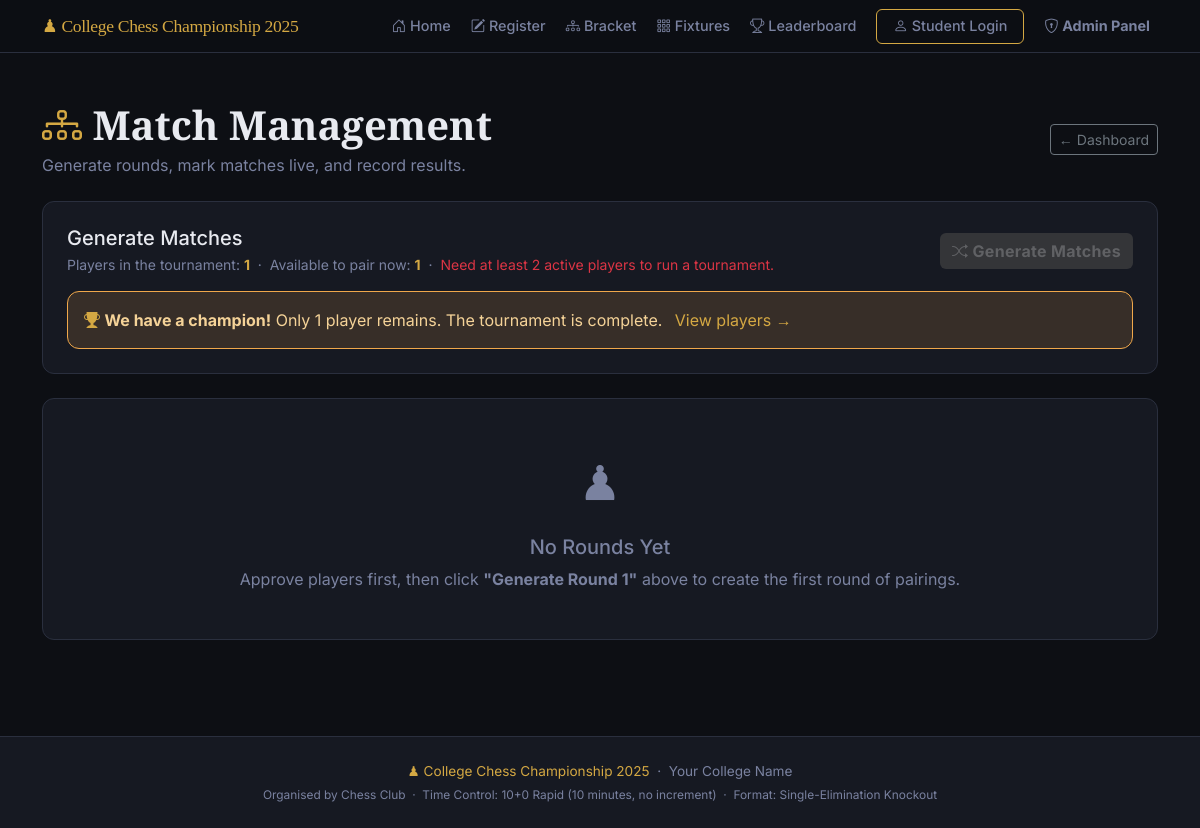
Before: /admin/matches (signed in) with the older database file.
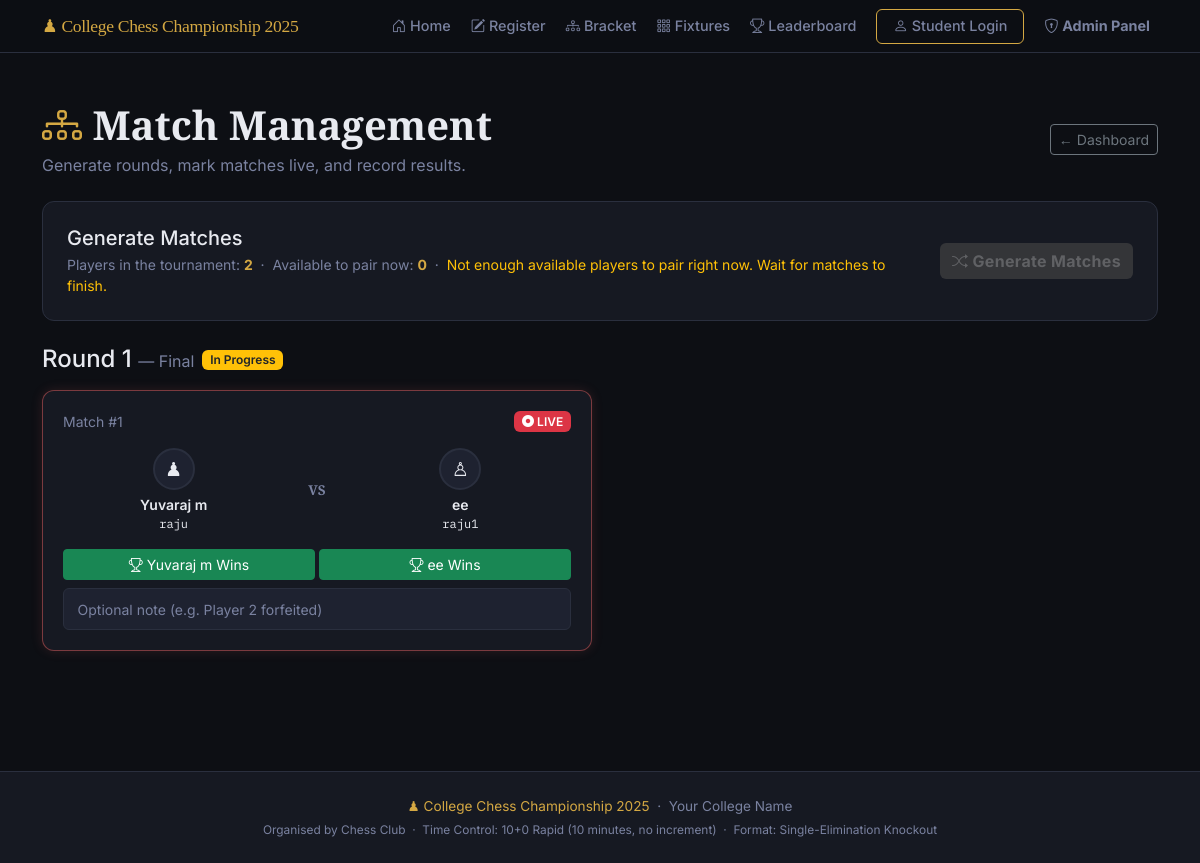
After: the same page with the newer database file.
### models.py (models this page shows, shortened)
class Match(db.Model):
    __tablename__ = "matches"
    id = db.Column(db.Integer, primary_key=True)
    round_number = db.Column(db.Integer, nullable=False)   # 1 = Round 1, 2 = QF, etc.
    round_label  = db.Column(db.String(50), nullable=True) # e.g. "Quarter-Final"
    player1_id = db.Column(db.Integer, db.ForeignKey("players.id"), nullable=False)
    player2_id = db.Column(db.Integer, db.ForeignKey("players.id"), nullable=True)
    winner_id = db.Column(db.Integer, db.ForeignKey("players.id"), nullable=True)
    status = db.Column(db.String(20), default="pending", nullable=False)
    created_at   = db.Column(db.DateTime, default=datetime.utcnow)
    completed_at = db.Column(db.DateTime, nullable=True)
    board_state   = db.Column(db.Text, nullable=True)       # JSON string of 8x8 board
    move_history  = db.Column(db.Text, default='[]')         # JSON array of move notations
    last_move     = db.Column(db.String(20), nullable=True)  # Last move in algebraic notation
    current_turn  = db.Column(db.String(10), default='white') # 'white' or 'black'
    move_count    = db.Column(db.Integer, default=0)          # Total moves played
    notes = db.Column(db.String(300), nullable=True)
    @property
    def is_bye(self):
        return self.player2_id is None

class Player(db.Model):
    __tablename__ = "players"
    id = db.Column(db.Integer, primary_key=True)
    full_name      = db.Column(db.String(100), nullable=False)
    roll_number    = db.Column(db.String(50),  unique=True, nullable=False)
    chess_username = db.Column(db.String(50),  unique=True, nullable=False)
    whatsapp       = db.Column(db.String(20),  nullable=False)
    registered_at = db.Column(db.DateTime, default=datetime.utcnow)
    is_approved   = db.Column(db.Boolean, default=False)   # Admin must approve
    is_eliminated = db.Column(db.Boolean, default=False)   # Set True after a loss
    wins      = db.Column(db.Integer, default=0)   # Total match wins
    losses    = db.Column(db.Integer, default=0)   # Total match losses
    points    = db.Column(db.Integer, default=0)   # 1 per win, used for ranking
    bye_count = db.Column(db.Integer, default=0)   # Number of byes received
    matches_as_p1 = db.relationship(
        "Match", foreign_keys="Match.player1_id",
        backref="player1", lazy="dynamic"
    )
    matches_as_p2 = db.relationship(
        "Match", foreign_keys="Match.player2_id",
        backref="player2", lazy="dynamic"
    )
    matches_won = db.relationship(
        "Match", foreign_keys="Match.winner_id",
        backref="winner", lazy="dynamic"
    )

### app.py (the view)
    @app.route("/admin/matches")
    @admin_required
    def admin_matches():
        max_round = db.session.query(db.func.max(Match.round_number)).scalar() or 0
        rounds_data = []
        for r in range(1, max_round + 1):
            matches_in_round = Match.query.filter_by(round_number=r)\
                                         .order_by(Match.id).all()
            all_done = all(m.status in ("completed", "bye") for m in matches_in_round)
            rounds_data.append({
                "round_number": r,
                "matches":      matches_in_round,
                "all_done":     all_done,
            })
        active_matches = Match.query.filter(Match.status.in_(["pending", "in_progress"])).all()
        busy_player_ids = set()
        for m in active_matches:
            if m.player1_id: busy_player_ids.add(m.player1_id)
            if m.player2_id: busy_player_ids.add(m.player2_id)
        if busy_player_ids:
            available_players_count = Player.query.filter(
                Player.is_approved == True,
                Player.is_eliminated == False,
                Player.id.notin_(busy_player_ids)
            ).count()
        else:
            available_players_count = Player.query.filter_by(is_approved=True, is_eliminated=False).count()
        can_generate = available_players_count >= 2
        return render_template(
            "admin_matches.html",
            rounds_data       = rounds_data,
            current_round     = max_round,
            active_players    = Player.query.filter_by(is_approved=True, is_eliminated=False).count(),
            available_players = available_players_count,
            can_generate      = can_generate,
        )

### templates/admin_matches.html (shortened to what this page needs)
{% extends "base.html" %}
{% block content %}
<section class="py-5">
  <div class="container">
    <div class="d-flex justify-content-between align-items-center mb-4">
      <div>
        <h1 class="chess-section-title mb-1">
          <i class="bi bi-diagram-3 chess-gold"></i> Match Management
        </h1>
        <p class="text-muted mb-0">
          Generate rounds, mark matches live, and record results.
        </p>
      </div>
      <a href="{{ url_for('admin_dashboard') }}" class="btn btn-outline-secondary btn-sm">
        ← Dashboard
      </a>
    </div>
    <div class="chess-card mb-4">
      <div class="row align-items-center">
        <div class="col">
          <h5 class="mb-1">
            Generate Matches
          </h5>
          <p class="text-muted mb-0 small">
            Players in the tournament: <strong class="chess-gold">{{ active_players }}</strong>
            &nbsp;·&nbsp;
            Available to pair now: <strong class="chess-gold">{{ available_players }}</strong>
            &nbsp;·&nbsp;
            {% if can_generate %}
              <span class="text-success">Ready to pair!</span>
            {% elif active_players < 2 %}
              <span class="text-danger">Need at least 2 active players to run a tournament.</span>
            {% else %}
              <span class="text-warning">
                Not enough available players to pair right now. Wait for matches to finish.
              </span>
            {% endif %}
          </p>
        </div>
        <div class="col-auto">
          <form method="POST" action="{{ url_for('admin_generate_round') }}">
            <button type="submit"
                    class="btn chess-btn-primary"
                    {{ 'disabled' if not can_generate else '' }}
                    onclick="return confirm('Generate pairings for available players? This cannot be undone.')">
              <i class="bi bi-shuffle"></i> Generate Matches
            </button>
          </form>
        </div>
      </div>
      {% if active_players == 1 %}
        <div class="alert alert-warning mt-3 mb-0">
          <i class="bi bi-trophy-fill chess-gold"></i>
          <strong>We have a champion!</strong>
          Only 1 player remains. The tournament is complete.
          <a href="{{ url_for('admin_players') }}" class="chess-link ms-2">
            View players →
          </a>
        </div>
      {% endif %}
    </div>
    {% if rounds_data %}
      {% for round_info in rounds_data | reverse %}
        <div class="mb-4">
          <div class="d-flex align-items-center gap-2 mb-3">
            <h4 class="mb-0">
              Round {{ round_info.round_number }}
              {% if round_info.matches %}
                <span class="text-muted fw-normal fs-6">
                  — {{ round_info.matches[0].round_label or '' }}
                </span>
              {% endif %}
            </h4>
            {% if round_info.all_done %}
              <span class="badge bg-success">All Done ✓</span>
            {% else %}
              <span class="badge bg-warning text-dark">In Progress</span>
            {% endif %}
          </div>
          <div class="row g-3">
            {% for match in round_info.matches %}
              <div class="col-md-6">
                <div class="chess-admin-match-card
                  {{ 'completed' if match.status == 'completed' }}
                  {{ 'live' if match.status == 'in_progress' }}
                  {{ 'bye' if match.status == 'bye' }}
                ">
                  <div class="d-flex justify-content-between align-items-center mb-3">
                    <span class="small text-muted">Match #{{ match.id }}</span>
                    {% if match.status == "pending" %}
                      <span class="badge bg-warning text-dark">Pending</span>
                    {% elif match.status == "in_progress" %}
                      <span class="badge bg-danger">
                        <i class="bi bi-record-circle-fill"></i> LIVE
                      </span>
                    {% elif match.status == "completed" %}
                      <span class="badge bg-success">Completed</span>
                    {% elif match.status == "bye" %}
                      <span class="badge bg-secondary">BYE</span>
                    {% endif %}
                  </div>
                  <div class="row text-center mb-3">
                    <div class="col">
                      <div class="chess-mini-avatar
                        {{ 'winner' if match.winner_id == match.player1_id and match.status in ('completed','bye') }}
                        {{ 'loser'  if match.winner_id == match.player2_id and match.status == 'completed' }}
                      ">♟</div>
                      <div class="small fw-semibold mt-1">{{ match.player1.full_name }}</div>
                      <div class="chess-mono" style="font-size:0.75rem;">
                        {{ match.player1.chess_username }}
                      </div>
                    </div>
                    <div class="col-auto d-flex align-items-center">
                      <span class="chess-vs-small">VS</span>
                    </div>
                    <div class="col">
                      {% if match.is_bye %}
                        <div class="chess-mini-avatar bye">🎖</div>
                        <div class="small fw-semibold mt-1">BYE</div>
                        <div class="chess-mono text-muted" style="font-size:0.75rem;">—</div>
                      {% else %}
                        <div class="chess-mini-avatar
                          {{ 'winner' if match.winner_id == match.player2_id and match.status == 'completed' }}
                          {{ 'loser'  if match.winner_id == match.player1_id and match.status == 'completed' }}
                        ">♙</div>
                        <div class="small fw-semibold mt-1">{{ match.player2.full_name }}</div>
                        <div class="chess-mono" style="font-size:0.75rem;">
                          {{ match.player2.chess_username }}
                        </div>
                      {% endif %}
                    </div>
                  </div>
                  {% if match.status in ("pending", "in_progress") and not match.is_bye %}
                    <form method="POST"
                          action="{{ url_for('admin_set_result', match_id=match.id) }}"
                          class="mt-2">
                      <div class="row g-1 mb-2">
                        <div class="col">
                          <button type="submit" name="winner" value="player1"
                                  class="btn btn-success btn-sm w-100"
                                  onclick="return confirm('{{ match.player1.full_name }} wins?')">
                            <i class="bi bi-trophy"></i>
                            {{ match.player1.full_name | truncate(12) }} Wins
                          </button>
                        </div>
                        <div class="col">
                          <button type="submit" name="winner" value="player2"
                                  class="btn btn-success btn-sm w-100"
                                  onclick="return confirm('{{ match.player2.full_name }} wins?')">
                            <i class="bi bi-trophy"></i>
                            {{ match.player2.full_name | truncate(12) }} Wins
                          </button>
                        </div>
                      </div>
                      <input type="text" name="notes" class="form-control form-control-sm chess-input"
                             placeholder="Optional note (e.g. Player 2 forfeited)" />
                    </form>
                  {% endif %}
                </div>
              </div>
            {% endfor %}
          </div>
        </div>
      {% endfor %}
    {% else %}
      <div class="chess-card text-center py-5 text-muted">
        <div style="font-size:3rem;">♟</div>
        <h5 class="mt-3">No Rounds Yet</h5>
        <p class="mb-0">
          Approve players first, then click <strong>"Generate Round 1"</strong> above
          to create the first round of pairings.
        </p>
      </div>
    {% endif %}
  </div>
</section>
{% endblock %}

### templates/base.html (shortened to what this page needs)
<!DOCTYPE html>
<html lang="en">
<head>
  <link rel="stylesheet"
        href="https://cdn.jsdelivr.net/npm/bootstrap@5.3.3/dist/css/bootstrap.min.css" />
  <link rel="stylesheet"
        href="https://cdn.jsdelivr.net/npm/bootstrap-icons@1.11.3/font/bootstrap-icons.min.css" />
  <link rel="stylesheet" href="{{ url_for('static', filename='css/style.css') }}" />
</head>
<body>
  <nav class="navbar navbar-expand-lg navbar-dark chess-navbar sticky-top">
    <div class="container">
      <a class="navbar-brand chess-brand" href="{{ url_for('index') }}">
        ♟ {{ tournament_name }}
      </a>
      <div class="collapse navbar-collapse" id="navMenu">
        <ul class="navbar-nav ms-auto align-items-lg-center gap-1">
          <li class="nav-item">
            <a class="nav-link" href="{{ url_for('index') }}">
              <i class="bi bi-house-door"></i> Home
            </a>
          </li>
          <li class="nav-item">
            <a class="nav-link" href="{{ url_for('register') }}">
              <i class="bi bi-pencil-square"></i> Register
            </a>
          </li>
          <li class="nav-item">
            <a class="nav-link" href="{{ url_for('bracket') }}">
              <i class="bi bi-diagram-3"></i> Bracket
            </a>
          </li>
          <li class="nav-item">
            <a class="nav-link" href="{{ url_for('fixtures') }}">
              <i class="bi bi-grid-3x3-gap"></i> Fixtures
            </a>
          </li>
          <li class="nav-item">
            <a class="nav-link" href="{{ url_for('leaderboard') }}">
              <i class="bi bi-trophy"></i> Leaderboard
            </a>
          </li>
          {% if session.get('student_roll') %}
            <li class="nav-item">
              <a class="nav-link" href="{{ url_for('student_dashboard') }}">
                <i class="bi bi-person-circle"></i> My Dashboard
              </a>
            </li>
            <li class="nav-item">
              <a class="nav-link text-warning" href="{{ url_for('student_logout') }}">
                <i class="bi bi-box-arrow-right"></i> Log Out
              </a>
            </li>
          {% else %}
            <li class="nav-item">
              <a class="nav-link chess-btn-outline btn btn-sm ms-2"
                 href="{{ url_for('student_login') }}">
                <i class="bi bi-person"></i> Student Login
              </a>
            </li>
          {% endif %}
          {% if session.get('admin_logged_in') %}
            <li class="nav-item">
              <a class="nav-link btn btn-sm btn-warning ms-2 text-dark fw-bold"
                 href="{{ url_for('admin_dashboard') }}">
                <i class="bi bi-shield-lock"></i> Admin Panel
              </a>
            </li>
          {% endif %}
        </ul>
      </div>
    </div>
  </nav>
  <main>
    {% block content %}{% endblock %}
  </main>
  <footer class="chess-footer mt-5 py-4">
    <div class="container text-center">
      <p class="mb-1">
        <span class="chess-gold">♟ {{ tournament_name }}</span>
        &nbsp;·&nbsp; {{ college_name }}
      </p>
      <p class="text-muted small mb-0">
        Organised by {{ organizer_name }}
        &nbsp;·&nbsp;
        Time Control: {{ time_control }}
        &nbsp;·&nbsp;
        Format: {{ tournament_format }}
      </p>
    </div>
  </footer>
</body>
</html>

Changed rows visible on the page:
added Match: round_label "Final", id "1", status "in_progress" (drawn), player1.full_name "Yuvaraj m", player1.chess_username "raju", player2.full_name "ee", player2.chess_username "raju1"
Other visible differences:
{{ active_players }}: "1" → "2"
{{ available_players }}: "1" → "0"
text no longer shown: "Need at least 2 active players to run a tournament. We have a champion! Only 1 player remains. The tournament is complete. View players → ♟ No Rounds Yet Approve players first, then click \"Generate Round 1\" above to create the first round of pairings."
text now shown: "Not enough available players to pair right now. Wait for matches to finish."
new list line: "Round 1 — In Progress"
